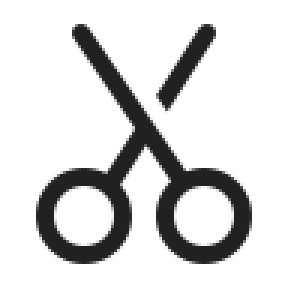
#> input picture polyhost/res/overlay_sources/photocraft/icons/cut.png, 96 x 96 px, given in place of tool_paint.png, which was not available (shown 3 times larger)
$ python fetch_icons.py
#> lines starting #> are read from the running program, lines starting #| are printed output that depends on the picture
### polyhost/res/overlay_sources/icon_fetch.py
#!/usr/bin/env python3
"""Shared fetch/render step for per-app `fetch_icons.py` scripts.

Every app overlay sources most of its glyphs from **Microsoft Fluent UI System
Icons (MIT)** — the house style. Before the 2026-08 batch each app inlined the
same dozen lines of urllib+cairosvg; this factors that out so a per-app
`fetch_icons.py` is a declarative `{filename: "Fluent Folder Name"}` map.

Two conveniences that matter in practice:

* **Size fallback.** Not every Fluent glyph ships a 24px cut (`Arrow Enter` is
  20px-only, `Arrow Step Over` likewise). Passing just the folder name tries
  24/20/28/32/16 and takes the first that exists, so a name that "doesn't work"
  at 24 no longer has to be hand-specified. Pass a full
  `Folder/SVG/ic_fluent_..._24_regular.svg` path to pin one exactly.
* **Retry with backoff.** raw.githubusercontent.com intermittently 403s under
  the session network policy; a single failure is not "the icon is unavailable".
* **Material Symbols fallback.** Fluent has real gaps. A spec of the form
  `ms:<name>` fetches Google Material Symbols (Apache-2.0) instead, and a bare
  Fluent folder name that 404s at every size is retried there before giving up.
  Prefer the explicit form: Material's vocabulary is its own, so the automatic
  pass only ever helps where the two sets already agree on a name.

    from polyhost.res.overlay_sources import icon_fetch
    icon_fetch.fluent({"save": "Save", "undo": "Arrow Undo",
                       "bw": "ms:filter_b_and_w"}, out_dir)
"""
from __future__ import annotations

import time
import urllib.error
import urllib.parse
import urllib.request
from pathlib import Path

import cairosvg

from polyhost.res.overlay_sources import material_symbols

RENDER_PX = 96
# Pinned to one commit of microsoft/fluentui-system-icons (main on 2026-11-15), so a
# later fetch returns the same drawing. To take newer glyphs, change the commit and
# run the fetch script of every set that uses a Fluent icon through this module.
FLUENT_COMMIT = "67e6dec1ee956af3ab4c746a2b3bb6a2e5520a44"
RAW = "https://raw.githubusercontent.com/microsoft/fluentui-system-icons/" + FLUENT_COMMIT + "/assets/{}"
SIZES = (24, 20, 28, 32, 16)
# Material Symbols (Apache-2.0) is the documented backup source. GPLv3 is
# Apache-2.0-compatible; under the project's old GPLv2 it would not have been.
MS_PREFIX = "ms:"
MS_WEIGHT = 300


def _snake(folder: str) -> str:
    return folder.lower().replace(" ", "_").replace("-", "_")


# [30 lines left out: functions _get, _fetch_fluent_svg, not called in this run]


def _fetch_material_svg(name: str, weight: int = MS_WEIGHT) -> tuple[bytes, str]:
    """One Material Symbol, rendered at the weight a keycap can carry.

    ⚠️ `weight` is not cosmetic. The bare default (~400) is a touch heavy and
    `wght200` does not survive the 1-bit / 40 px downscale at all -- the strokes
    break. 250-300 is the measured band; see material_symbols.py.
    """
    try:
        return material_symbols.fetch_svg(name, weight=weight), name
    except urllib.error.HTTPError as e:
        if e.code == 404:
            raise FileNotFoundError(f"no Material Symbol named {name!r}") from e
        raise


def _fetch_svg(spec: str) -> tuple[bytes, str, str]:
    """Resolve one spec to (svg, asset, source).

    Fluent (MIT) is the house style and is tried first. Two ways to reach
    Material Symbols (Apache-2.0) when it has no match:

    * **`"ms:content_cut"`** -- explicit, and the one to prefer. Material's
      vocabulary is its own (`undo`, not `Arrow Undo`; `groups`, not
      `People Team`), so naming the glyph is how you get the RIGHT one.
    * **automatically**, as a last resort: the Fluent folder name is snake-cased
      and tried in Material before giving up.

    ⚠️ The automatic pass is a courtesy, not a substitute for the explicit form.
    It can only succeed where the two sets happen to agree on a name, which for
    a multi-word Fluent folder is essentially never -- `full_screen_maximize`
    and `people_team` do not exist in Material, so the miss is still a miss and
    the error names both sources. Where a bare name DOES resolve in both
    (`search`, `settings`, `calendar`), the concept agrees too, which is what
    makes the attempt safe rather than a coin flip on meaning.
    """
    if spec.startswith(MS_PREFIX):
        svg, asset = _fetch_material_svg(spec[len(MS_PREFIX):])
        return svg, asset, "material-symbols"
    try:
        svg, asset = _fetch_fluent_svg(spec)
        return svg, asset, "ms-fluent"
    except FileNotFoundError as fluent_err:
        if "/" in spec:
            raise
        try:
            svg, asset = _fetch_material_svg(_snake(spec))
        except FileNotFoundError:
            raise FileNotFoundError(
                f"{fluent_err}; and no Material Symbol named "
                f"{_snake(spec)!r}. Pick a name at "
                f"https://fonts.google.com/icons and pass it as "
                f"'{MS_PREFIX}<name>'.") from fluent_err
        return svg, asset, "material-symbols"


def fluent(mapping: dict[str, str], out_dir: Path, render_px: int = RENDER_PX) -> int:
    """Render `{filename_stem: spec}` into `out_dir` as RGBA PNGs.

    A spec is a Fluent folder name, a full Fluent asset path, or
    `"ms:<material_name>"`. The printed line names the source the glyph really
    came from -- record that, with its licence, in the app's `SOURCES.md`.
    """
    out_dir.mkdir(parents=True, exist_ok=True)
    for stem, spec in mapping.items():
        svg, asset, source = _fetch_svg(spec)
        png = cairosvg.svg2png(bytestring=svg, output_width=render_px, output_height=render_px)
        (out_dir / f"{stem}.png").write_bytes(png)
        label = asset if source == "material-symbols" else asset.split("/")[0]
        print(f"  {stem}.png  <- {source}/{label}")
    return len(mapping)


def borrow(mapping: dict[str, str], out_dir: Path) -> int:
    """Copy each ``{file name: sibling app folder}`` icon from that app's icons/.

    For one drawing several apps share: the copy is byte-identical, so with the
    same placement keys every app renders the same cell, and the overlay icon
    library stores it once. Guarded like the other drawn assets: a committed
    file is left as-is.
    """
    import shutil
    here = Path(__file__).resolve().parent
    for name, app in sorted(mapping.items()):
        dest = out_dir / name
        if dest.exists():
            print(f"  {name}  <- committed asset (left as-is)")
        else:
            shutil.copyfile(here / app / "icons" / name, dest)
            print(f"  {name}  <- copied from {app}/icons")
    return len(mapping)

### polyhost/res/overlay_sources/dcc_glyphs.py
#!/usr/bin/env python3
"""Shared drawn glyphs for the 3D and VFX sets (3ds Max, Cinema 4D, Nuke,
Substance 3D Painter).

Neither Fluent nor Material has a glyph for "front view", "top view" or "lock
the X axis", and these apps bind them to single keys. They are drawn here once,
so every set that binds the same view or axis shows the same pixels and the
overlay icon library stores the glyph once.

Also here: three composites built from an icon that already exists in an
``icons/`` folder:

* ``slashed``    -- the icon with a diagonal stroke across it ("hide X").
* ``with_arrow`` -- the icon with a heavy arrow under it ("next / previous X").
* ``with_vertical_arrow`` -- the icon with a heavy up or down arrow on its left
  ("move X up / down").
* ``with_badge`` -- the icon reduced to the upper left, a second icon in the
  lower right ("tool + particles", "clone + absolute source").

Every glyph is BLACK on transparent at ``PX`` px, the same convention as
Blender's drawn icons, so a spec in ``mode: luma`` renders it like a Material
icon. Draws are supersampled ``SS`` times and reduced with LANCZOS.

The callers guard each output (a committed PNG is left as it is), so a hand
edit survives a re-run. To redraw one, delete its PNG first.
"""
from __future__ import annotations

from pathlib import Path

import numpy as np
from PIL import Image, ImageDraw, ImageFont

PX = 96
SS = 4
BOLD = "/usr/share/fonts/truetype/liberation/LiberationSans-Bold.ttf"


def _canvas() -> tuple[int, Image.Image, ImageDraw.ImageDraw]:
    u = PX * SS
    m = Image.new("L", (u, u), 0)
    return u, m, ImageDraw.Draw(m)


def _save_mask(m: Image.Image, path: Path) -> None:
    """Write a coverage mask (255 = ink) as black on transparent, PX x PX."""
    a = np.asarray(m.resize((PX, PX), Image.LANCZOS)).astype(np.uint8)
    rgba = np.zeros((PX, PX, 4), np.uint8)
    rgba[..., 3] = a
    Image.fromarray(rgba, "RGBA").save(path)


def _ink(path: Path) -> Image.Image:
    """The ink of an icon PNG as an L mask, at PX x PX: alpha where the icon is
    dark on transparent, so Material, Fluent and the drawn glyphs all work."""
    im = Image.open(path).convert("RGBA").resize((PX, PX), Image.LANCZOS)
    rgb = np.asarray(im)[..., :3].astype(np.float32).mean(axis=2)
    alpha = np.asarray(im)[..., 3].astype(np.float32)
    ink = alpha * (1.0 - rgb / 255.0)
    return Image.fromarray(np.clip(ink, 0, 255).astype(np.uint8), "L")


def _fit_ink(path: Path, box: int) -> Image.Image:
    """The ink of ``path`` cropped to its bounding box and scaled to fit a
    ``box`` square, keeping its aspect ratio. Icon sets pad their glyphs, and
    a composite of padded glyphs comes out too small."""
    ink = _ink(path)
    ink = ink.crop(ink.getbbox() or (0, 0, PX, PX))
    k = box / max(ink.size)
    return ink.resize((max(1, round(ink.width * k)), max(1, round(ink.height * k))),
                      Image.LANCZOS)


# ------------------------------------------------------------------ view cubes
# [92 lines left out: functions _cube_points, view_cube, axis_letter, slashed, with_arrow, with_vertical_arrow, not called in this run]


def with_badge(base: Path, badge: Path, path: Path) -> None:
    """``base`` fitted into 68 % of the square at the upper left, ``badge`` into
    44 % at the lower right on a cleared margin, so the two read as one tool
    with an option."""
    u, m, d = _canvas()
    icon = _fit_ink(base, int(u * 0.68))
    m.paste(icon, (0, 0))
    bs = int(u * 0.44)
    b = _fit_ink(badge, bs)
    bx, by = u - b.width, u - b.height
    pad = int(u * 0.06)
    d.rectangle([bx - pad, by - pad, u, u], fill=0)
    m.paste(b, (bx, by))
    _save_mask(m, path)


# ------------------------------------------------------------------ ESC marks
# [39 lines left out: functions trace_mark, svg_icon, not called in this run]


def guarded(path: Path, draw, what: str) -> None:
    """Run ``draw(path)`` only when ``path`` does not exist yet."""
    if path.exists():
        print(f"  {path.name}  <- committed asset (left as-is)")
    else:
        draw(path)
        print(f"  {path.name}  <- {what}")

### polyhost/res/overlay_sources/material_symbols.py
#!/usr/bin/env python3
"""Shared icon source: **Google Material Symbols** (reproducible fetch helper).

Material Symbols are **Apache-2.0** licensed. PolyKybdHost is now
**GPL-3.0-or-later** (relicensed 2026-06), and GPLv3 *is* Apache-2.0-compatible —
so this set is license-clean to bundle as rendered 1-bit overlay assets. (Under
the project's previous GPL-2.0 it would NOT have been: the FSF treats Apache-2.0
as GPLv2-incompatible. This is the icon set the relicense unblocked.)

It sits alongside the other peer sources used by the per-app `fetch_icons.py`:
  * Microsoft Fluent UI System Icons   - MIT
  * KDE Breeze                          - LGPLv3
  * Google Material Symbols (this file) - Apache-2.0

Status: **backup / comparison source only.** Fluent (MIT) is the house style for
every app overlay; a full Photoshop+Illustrator A/B (2026-06) kept Fluent. Reach
for Material to fill a gap Fluent lacks, or to cherry-pick one of the glyphs it
draws better (`tune`, `filter_b_and_w`, `invert_colors`, `line_weight`,
`library_add`, `format_shapes`, `join_inner`, `grid`). Render at **weight 250-300**
for keycap legibility: `wght200` is too thin to survive the 1-bit/40 px downscale
and the bare default (~400) is a touch heavy.

Usage from an app's `fetch_icons.py`::

    from polyhost.res.overlay_sources import material_symbols as ms
    ms.render("content_cut", out_dir / "cut.png", weight=300)  # outlined, 96px
    ms.render("visibility", out_dir / "eye.png", fill=True)    # filled variant

Browse / pick names at https://fonts.google.com/icons (the icon's name in
snake_case is its asset name, e.g. "content_cut", "filter_alt", "priority_high").
Record `source: material-symbols/<name> (Apache-2.0)` per binding, same as the
Fluent/Breeze entries.

    pip install cairosvg
"""
from __future__ import annotations

import urllib.request
from pathlib import Path

import cairosvg

# Per-icon SVGs live in the google/material-design-icons repo under symbols/web/.
# Pinned to one commit of google/material-design-icons (master on 2026-11-15), so
# a later fetch returns the same drawing. To take newer glyphs, change the commit
# and run the fetch script of every set that uses a Material Symbols icon.
COMMIT = "10ecc14790612ca8fd164e3f4ffe9c16fc50d5b7"
RAW = ("https://raw.githubusercontent.com/google/material-design-icons/" + COMMIT + "/"
       "symbols/web/{name}/materialsymbols{style}/{file}")
STYLES = ("outlined", "rounded", "sharp")
RENDER_PX = 96


def asset_path(name: str, style: str = "outlined", fill: bool = False,
               weight: int | None = None) -> str:
    """Repo-relative path of a Material Symbol SVG. The bare
    ``<name>_24px.svg`` is the default instance; ``fill``/``weight`` select the
    corresponding axis variant the repo ships."""
    if style not in STYLES:
        raise ValueError(f"style must be one of {STYLES}, got {style!r}")
    mid = ""
    if weight is not None:
        mid += f"wght{weight}"
    if fill:
        mid += "fill1"
    fname = f"{name}_{mid}_24px.svg" if mid else f"{name}_24px.svg"
    return RAW.format(name=name, style=style, file=fname)


def fetch_svg(name: str, style: str = "outlined", fill: bool = False,
              weight: int | None = None) -> bytes:
    url = asset_path(name, style, fill, weight)
    return urllib.request.urlopen(
        urllib.request.Request(url, headers={"User-Agent": "polykybd"}), timeout=30).read()


# [9 lines left out: function render, not called in this run]


# [5 lines that do not run on import are left out]

### polyhost/res/overlay_sources/substancepainter/fetch_icons.py
#!/usr/bin/env python3
"""Fetch + render the Adobe Substance 3D Painter shortcut icons (reproducible).

Glyphs are Google Material Symbols (Apache-2.0, ``ms:`` names) and Microsoft
Fluent UI System Icons (MIT), rendered through ``../icon_fetch.py``. Glyphs that
mean the same as in a sibling set are copied byte-identical from it
(``BORROW``). Six composites are drawn from those with ``../dcc_glyphs.py``:
the three "+ Particles" tool variants, the absolute-source clone, and the
next / previous channel and mesh map keys.

The ESC mark is the Painter app icon (Adobe's product icon SVG) reduced to a
32x32 1-bit trace with the dark pixels lit. See SOURCES.md.

    pip install cairosvg Pillow numpy
    PYTHONPATH=. python polyhost/res/overlay_sources/substancepainter/fetch_icons.py
"""
from __future__ import annotations

import sys
from pathlib import Path

sys.path.insert(0, str(Path(__file__).resolve().parents[4]))

from polyhost.res.overlay_sources import dcc_glyphs as g  # noqa: E402
from polyhost.res.overlay_sources import icon_fetch  # noqa: E402

ICONS = {
    # --- modes and UI
    "hideui": "ms:fullscreen",
    "mode_paint": "ms:palette",
    "mode_bake": "ms:oven_gen",
    "bakemaps": "ms:local_fire_department",
    # --- manipulator
    "warp": "ms:transform",
    # --- tools
    "tool_paint": "ms:brush",
    "tool_eraser": "ms:ink_eraser",
    "tool_projection": "ms:wallpaper",
    "tool_smudge": "ms:touch_app",
    "tool_clone": "ms:approval",
    "particles": "ms:grain",
    "absolute": "ms:my_location",
    "invertgray": "ms:exposure",
    "ignorestencil": "ms:hide_image",
    "hideexcluded": "ms:disabled_visible",
    # --- camera and display
    "cam_persp": "ms:view_in_ar",
    "cam_ortho": "ms:crop_square",
    "channel": "ms:layers",
    "meshmap": "ms:texture",
    "material": "Circle Half Fill",
    "animation": "ms:play_pause",
    "layout_3d2d": "ms:splitscreen_vertical_add",
    "layout_3d": "ms:deployed_code",
    "layout_2d": "ms:map",
    # --- file and layers
    "undo": "Arrow Undo",
    "redo": "Arrow Redo",
    "open": "Folder Open",
    "save": "Save",
    "new": "Document Add",
    "close": "Dismiss",
    "quit": "Power",
    "export": "Arrow Export",
    "copy": "Copy",
    "cut": "Cut",
    "paste": "Clipboard Paste",
    "delete": "Delete",
    "duplicate": "ms:control_point_duplicate",
    "group": "ms:folder",
    "copycontent": "ms:format_paint",
    "pastecontent": "ms:content_paste_go",
}

# Same action as in a sibling set: a byte-identical copy.
BORROW = {
    "gizmo.png": "blender",          # show/hide manipulator
    "orientation.png": "blender",    # cycle manipulation spaces
    "move.png": "blender",
    "rotate.png": "blender",
    "scale.png": "blender",
    "mirror.png": "blender",         # symmetry
    "snap.png": "blender",           # surface tool: snap to the model surface
    "brushinc.png": "photoshop",
    "brushdec.png": "photoshop",
    "eyedropper.png": "blender",     # pick stroke material
    "smooth_stroke.png": "blender",  # lazy mouse
    "stroke.png": "blender",         # resume previous stroke
    "fill.png": "blender",           # polygon fill
    "frame_all.png": "blender",      # center the whole mesh
    "swap.png": "blender",           # swap 2D / 3D view
    "br_mask.png": "blender",        # quick mask edition
    "mask_clear.png": "blender",
    "mask_invert.png": "blender",
    "faceset_isolate.png": "blender",  # texture set isolate
    "render.png": "blender",         # rendering (Iray) mode
}

# (output, base, badge) for the tool variants.
BADGES = [
    ("tool_paint_particles.png", "tool_paint.png", "particles.png"),
    ("tool_eraser_particles.png", "tool_eraser.png", "particles.png"),
    ("tool_projection_particles.png", "tool_projection.png", "particles.png"),
    ("tool_clone_absolute.png", "tool_clone.png", "absolute.png"),
]

# (output, base, forward) for the next / previous display keys.
ARROWS = [
    ("channel_next.png", "channel.png", True),
    ("channel_prev.png", "channel.png", False),
    ("meshmap_next.png", "meshmap.png", True),
    ("meshmap_prev.png", "meshmap.png", False),
]

PAINTER_ICON_URL = "https://www.adobe.com/cc-shared/assets/img/product-icons/svg/substance-3d-painter.svg"


def _painter_icon(svg: Path | None):
    """The Painter app icon: from a local copy of the SVG when one is given,
    else from Adobe's CDN (which refused this script's request on 2026-11-06;
    download the file with a browser or curl and pass ``--icon-svg``)."""
    if svg is None:
        return g.svg_icon(PAINTER_ICON_URL)
    import io
    import cairosvg
    from PIL import Image
    png = cairosvg.svg2png(url=str(svg), output_width=256, output_height=256)
    return Image.open(io.BytesIO(png)).convert("RGBA")


def main() -> int:
    import argparse
    ap = argparse.ArgumentParser()
    ap.add_argument("--icon-svg", type=Path, help="local copy of the Painter app icon SVG")
    args = ap.parse_args()
    out = Path(__file__).resolve().parent / "icons"
    out.mkdir(parents=True, exist_ok=True)
    icon_fetch.fluent(ICONS, out)
#> (the call stopped at in fetch_svg, `return urllib.request.urlopen( urllib.request.Request(url, headers={"U..`: the network is not available in this run)
    icon_fetch.borrow(BORROW, out)
    for name, base, badge in BADGES:
        g.guarded(out / name, lambda p, b=base, s=badge: g.with_badge(out / b, out / s, p),
                  f"composite ({base} + {badge})")
#> in _canvas, `m = Image.new("L", (u, u), 0)`: m: PIL image 384x384 L; every value is 0
#> in with_badge, `u, m, d = _canvas()`: u = 384
#> in _ink, im is the input picture: PIL image 96x96 RGBA; mean R, G, B, A 6.9, 6.9, 6.9, 44.8
#> in _fit_ink, `return ink.resize((max(1, round(ink.width * k)), max(1, round(ink.heig..`:
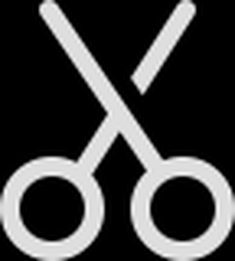
#> returned value: PIL image 235x261 L; min 0, max 249, mean 63
#> in with_badge, `m.paste(icon, (0, 0))`:
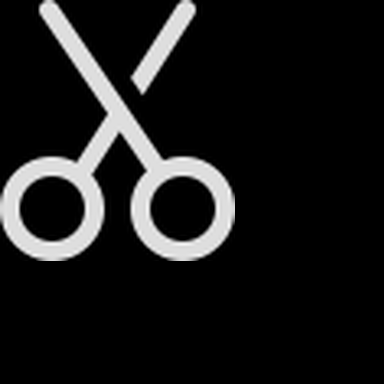
#> m: PIL image 384x384 L; min 0, max 249, mean 26.2
#> in with_badge, `bs = int(u * 0.44)`: bs = 168
#> call 2 of _fit_ink, with box = 168
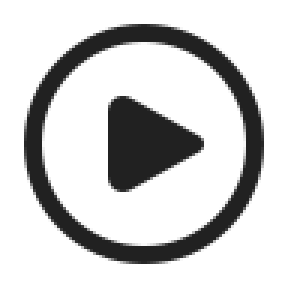
#> input picture polyhost/res/overlay_sources/photocraft/icons/actions.png, 96 x 96 px, given in place of particles.png, which was not available (shown 3 times larger)
#> in _ink, im is the input picture: PIL image 96x96 RGBA; mean R, G, B, A 8.4, 8.4, 8.4, 56.4
#> in _ink (call 2), `alpha = np.asarray(im)[..., 3].astype(np.float32)`:
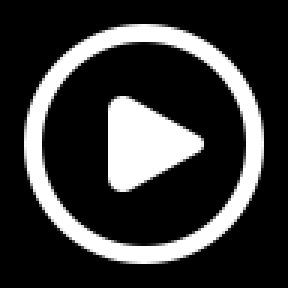
#> alpha: shape (96, 96) float32 (shown 3 times larger); min 0, max 255, mean 56.4
#> in _fit_ink (call 2), `ink = ink.crop(ink.getbbox() or (0, 0, PX, PX))`:
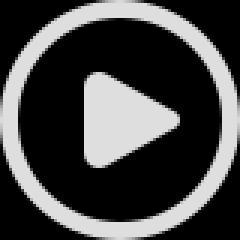
#> ink: PIL image 80x80 L (shown 3 times larger); min 0, max 222, mean 70.7
#> in _fit_ink (call 2), `k = box / max(ink.size)`: k = 2.1
#> in _fit_ink (call 2), `return ink.resize((max(1, round(ink.width * k)), max(1, round(ink.heig..`:
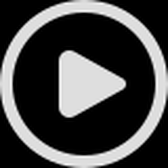
#> returned value: PIL image 168x168 L; min 0, max 248, mean 71.2
#> in with_badge, `bx, by = u - b.width, u - b.height`: bx = 216
#> in with_badge, `pad = int(u * 0.06)`: pad = 23
#> in _save_mask, `rgba[..., 3] = a`:
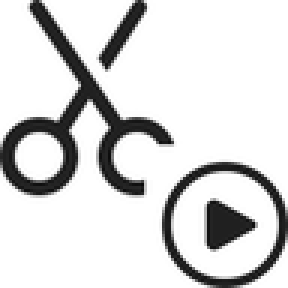
#> rgba: shape (96, 96, 4) (shown 3 times larger); mean of channels 0, 1, 2, 3 0, 0, 0, 38.1; transparent parts drawn white
    for name, base, fwd in ARROWS:
        g.guarded(out / name, lambda p, b=base, f=fwd: g.with_arrow(out / b, p, f),
                  f"composite ({base} + arrow)")
    g.guarded(out / "painter.png",
              lambda p: g.trace_mark(_painter_icon(args.icon_svg), p, lit="dark"),
              "Painter app icon, 32x32 trace, dark pixels lit")
    print(f"Wrote icons to {out}")
    return 0


if __name__ == "__main__":
#> (the run stopped early here; a loop or call above may not have finished)
